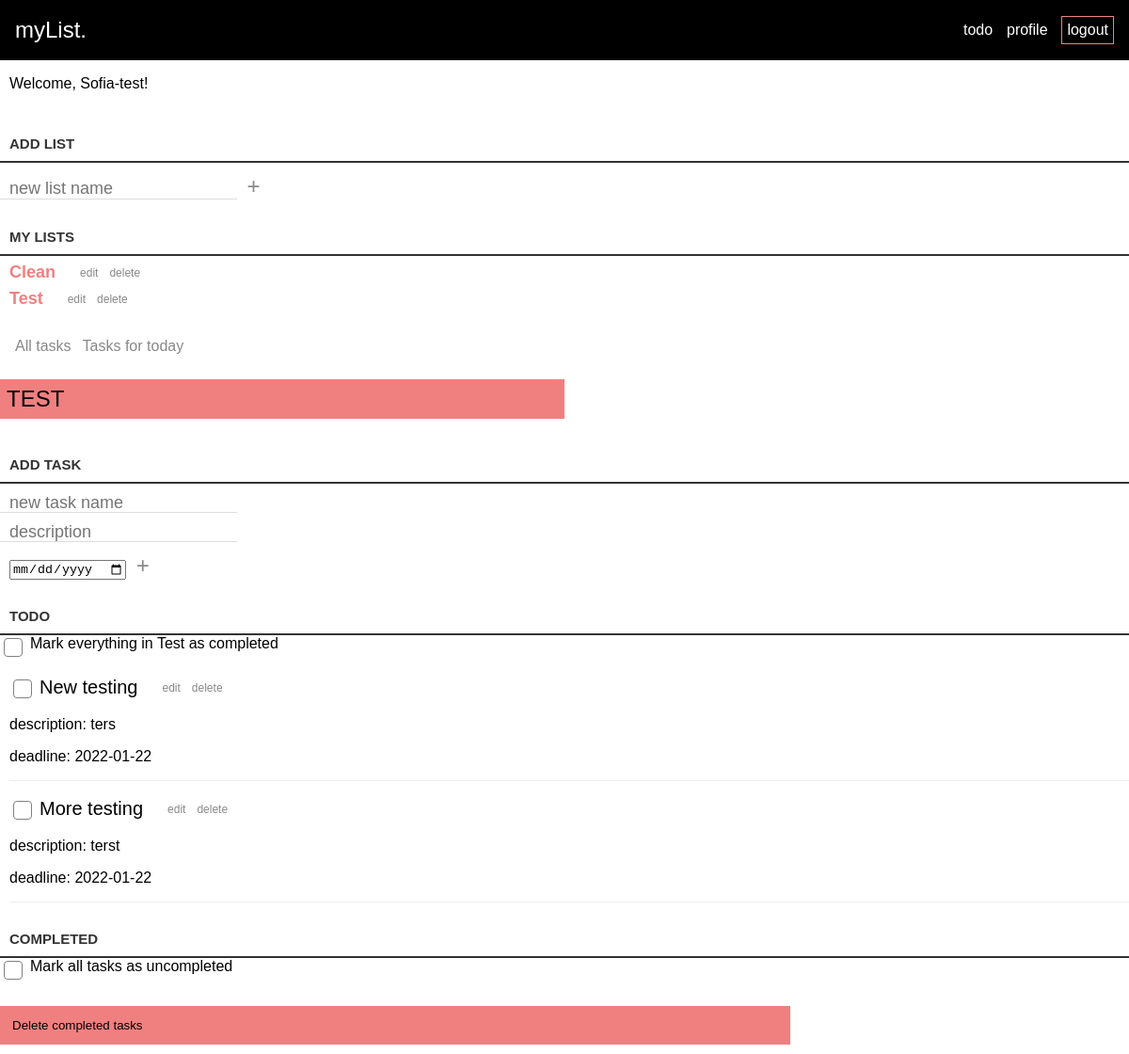
The page /loggedin.php?id=82&title=Test (signed in) on the database its author committed.
### tables this page shows
CREATE TABLE lists (
id INTEGER PRIMARY KEY AUTOINCREMENT,
title VARCHAR,
created_at DATETIME DEFAULT CURRENT_TIMESTAMP,
user_id INTEGER,
FOREIGN KEY(user_id) REFERENCES users(id)
);

CREATE TABLE tasks (
id INTEGER PRIMARY KEY AUTOINCREMENT,
title VARCHAR,
created_at DATETIME DEFAULT CURRENT_TIMESTAMP,
deadline_at DATETIME DEFAULT CURRENT_TIMESTAMP,
completed_at DATETIME DEFAULT CURRENT_TIMESTAMP,
content VARCHAR,
list_id INTEGER,
user_id INTEGER,
FOREIGN KEY(list_id) REFERENCES lists(id),
FOREIGN KEY(user_id) REFERENCES users(id)
);

### app/functions.php (called while the page is built, shortened)
<?php
function get_lists(object $database)
{
    $user_id = $_SESSION['user']['id'];
    $statement = $database->prepare("SELECT * FROM lists WHERE user_id = :id");
    $statement->bindParam(':id', $user_id, PDO::PARAM_INT);
    $statement->execute();
    $lists = $statement->fetchAll(PDO::FETCH_ASSOC);
    return $lists;
}
function get_tasks(object $database)
{
    $user_id = $_SESSION['user']['id'];
    $statement = $database->prepare('SELECT * FROM tasks WHERE user_id = :user_id ');
    $statement->bindParam(':user_id', $user_id, PDO::PARAM_INT);
    $statement->execute();
    $allTasks = $statement->fetchAll(PDO::FETCH_ASSOC);
    return $allTasks;
}

### loggedin.php (the view, shortened to what this page needs)
<?php
require __DIR__ . '/app/autoload.php';
require __DIR__ . '/views/header.php'; ?>
<?php if (isset($_SESSION['user'])) : ?>
    <p class="welcome-user">Welcome, <?= $_SESSION['user']['name']; ?>!</p>
    <form class="new-list-form" action="/app/lists/create.php" method="post">
        <label for="title">Add list</label>
        <div>
            <input id="title" name="title" type="text" class="new-list" placeholder="new list name" aria-label="new list name" />
            <button class="loggedin-btn-plus">+</button>
        </div>
    </form>
    <?php
    $lists = get_lists($database);
    if (!empty($lists)) : ?>
        <div class="loggedin-container">
            <h3>My Lists</h2>
                <div class="list-container">
                    <ul>
                        <?php
                        foreach ($lists as $list) : ?>
                            <?php
                            $title = $list['title'];
                            $id = $list['id'];
                            ?>
                            <li>
                                <a class="list-link" href="loggedin.php?id=<?= $id; ?>&title=<?= $title; ?>"><?php echo $title ?></a>
                                <div class="edit-delete-buttons">
                                    <form action="/edit-list.php?id=<?= $id; ?> &title= <?= $title; ?>" method="post">
                                        <button class="loggedin-btn">edit</button>
                                    </form>
                                    <form action="/app/lists/delete.php" method="post">
                                        <button class="loggedin-btn">delete</button>
                                    </form>
                                </div>
                            </li>
                        <?php endforeach; ?>
                    </ul>
                </div>
                <div class="show-stuff">
                    <form action="/all-tasks.php" method="post">
                        <button name="all-tasks" type="submit" class="loggedin-btn">All tasks</button>
                    </form>
                    <form action="/tasks-today.php" method="post">
                        <button name="tasks-for-today" type="submit" class="loggedin-btn">Tasks for today</button>
                    </form>
                </div>
                <?php if (isset($_GET['id'])) : ?>
                    <h2 class="list-title"><?= $_GET['title']; ?></h2>
                    <form class="new-list-form" action="/app/tasks/create.php?id=<?= $_GET['id'] ?>&title=<?= $title; ?>" method="post">
                        <label for="title">Add task</label>
                        <div>
                            <input id="title" name="title" type="text" class="new-task" placeholder="new task name" />
                        </div>
                        <div>
                            <input id="content" name="content" type="text" class="new-task" placeholder="description" />
                        </div>
                        <div>
                            <input class="input-date" id="date" name="date" type="date" class="new-task" />
                            <button class="loggedin-btn-plus" class="create-task" aria-label="create new task">+</button>
                        </div>
                    </form>
                    <div class="task-container">
                        <h3>Todo</h3>
                        <form class="list-flex" action="/app/lists/complete-tasks.php?id=<?= $_GET['id']; ?>&title=<?= $_GET['title']; ?>" method="POST">
                            <input type="checkbox" name="is_completed" id="is_completed" />
                            <label for="is_completed">
                                Mark everything in <?= $_GET['title']; ?> as completed
                            </label>
                        </form>
                        <ul>
                            <?php
                            $tasks = get_tasks($database);
                            foreach ($tasks as $task) :
                                if ($task['list_id'] == $_GET['id'] && $task['completed_at'] === null) : ?>
                                    <li>
                                        <form class="list-flex" action="/app/tasks/completed.php?id=<?= $id; ?>&title=<?= $title ?>" method="POST">
                                            <input type="checkbox" name="is_completed" id="is_completed" />
                                            <label for="is_completed">
                                                <?= $task['title']; ?>
                                            </label>
                                        </form>
                                        <div class="edit-delete-buttons">
                                            <form action="/edit-tasks.php?id=<?= $id; ?>&task_id=<?= $task['id'] ?>&title=<?= $title ?>" method="post">
                                                <button class="loggedin-btn">edit</button>
                                            </form>
                                            <form action="/app/tasks/delete.php?id=<?= $id; ?>&task_id=<?= $task['id'] ?>&title=<?= $title ?>" method="post">
                                                <button class="loggedin-btn">delete</button>
                                            </form>
                                        </div>
                                    </li>
                                    <div class="info-about-task show">
                                        <p>description: <?php echo $task['content'] ?></p>
                                        <p>deadline: <?php echo $task['deadline_at'] ?></p>
                                    </div>
                                <?php endif; ?>
                            <?php endforeach; ?>
                        </ul>
                    </div>
                    <div class="task-container">
                        <h3>Completed</h3>
                        <form class="list-flex" action="/app/lists/not-completed-tasks.php?id=<?= $_GET['id']; ?>&title=<?= $_GET['title']; ?>" method="POST">
                            <input type="checkbox" name="is_completed" id="is_completed" />
                            <label for="is_completed">
                                Mark all tasks as uncompleted
                            </label>
                        </form>
                    </div>
                <?php endif; ?>
                <form action="/app/tasks/delete-completed-tasks.php" method="post">
                    <button class="loggedin-btn-delete">Delete completed tasks</button>
                </form>
        </div>
        <?php require __DIR__ . '/views/footer.php'; ?>
    <?php endif ?>
<?php endif ?>

### assets/styles/style.css (style rules this page uses)
* { box-sizing: border-box; }
body { margin: 0; padding: 0; font-family: sans-serif; }

### assets/styles/profile.css (style rules this page uses)
.show { display: block; }

### assets/styles/loggedin.css (style rules this page uses)
.welcome-user { margin-left: 10px; font-family: sans-serif; }
.list-link { text-decoration: none; color: lightcoral; }
.list-container li { display: flex; align-items: flex-end; gap: 20px; font-size: 24px; margin: 0px 10px; }
.list-container .edit-delete-buttons { padding-bottom: 0; }
.new-list-form { display: flex; flex-direction: column; gap: 10px; }
.loggedin-btn-plus { background: none; border: 0; color: #888; font-size: 24px; margin: 0; font-family: sans-serif; cursor: pointer; padding: 0x; }
.input-date { margin-left: 10px; }
.edit-delete-buttons { padding-right: 40px; padding-bottom: 5px; }
.edit-delete-buttons button { font-size: 12px; }
.list-container a { text-decoration: none; font-size: 18px; font-weight: 600; }
.task-container li { display: flex; align-items: flex-end; gap: 20px; font-size: 20px; margin-top: 16px; margin-left: 10px; }
.list-flex { display: flex; gap: 5px; }
.edit-delete-buttons { display: flex; }
.info-about-task { overflow: hidden; padding: 0; border-bottom: 1px solid #eee; margin-left: 10px; display: none; }
.show { display: block; }
.list-container ul, .task-container ul { margin: 0; padding: 0; }
.loggedin-btn { background: none; border: 0; color: #888; font-size: 16px; font-family: sans-serif; cursor: pointer; }
.loggedin-container h3 { color: #333; font-weight: 700; font-size: 15px; border-bottom: 2px solid #333; padding: 30px 10px 10px; margin: 0; text-transform: uppercase; }
.list-title { background-color: lightcoral; margin-top: 25px; margin-bottom: 10px; width: 50%; padding: 7px; font-family: sans-serif; font-weight: 500; text-transform: uppercase; }
input[type='text'] { margin: 0; font-size: 18px; line-height: 18px; height: 18px; padding: 10px; border: none; border-bottom: 1px solid #ddd; background: #fff; font-family: sans-serif; color: #888; }
label[for='title'] { color: #333; font-weight: 700; font-size: 15px; border-bottom: 2px solid #333; padding: 30px 0 10px; margin: 0; text-transform: uppercase; width: 100%; padding-left: 10px; }
.show-stuff { margin: 10px; padding-top: 20px; display: flex; }
input[type='checkbox'] { position: relative; width: 1.5em; height: 1.5em; color: black; border: 1px solid grey; border-radius: 4px; appearance: none; outline: 0; cursor: pointer; }
.loggedin-btn-delete { border: none; background-color: lightcoral; margin-top: 25px; margin-bottom: 10px; width: 70%; padding: 13px; font-family: sans-serif; text-align: start; }

### rows shown on the page
lists: title "Clean"
lists: title "Test"
tasks: title "New testing", content "ters", deadline_at "2022-01-22"
tasks: title "More testing", content "terst", deadline_at "2022-01-22"

### other values the page prints
$_SESSION['user']['name'] "Sofia-test"
$_GET['title'] "TEST"
$_GET['title'] "Test"
